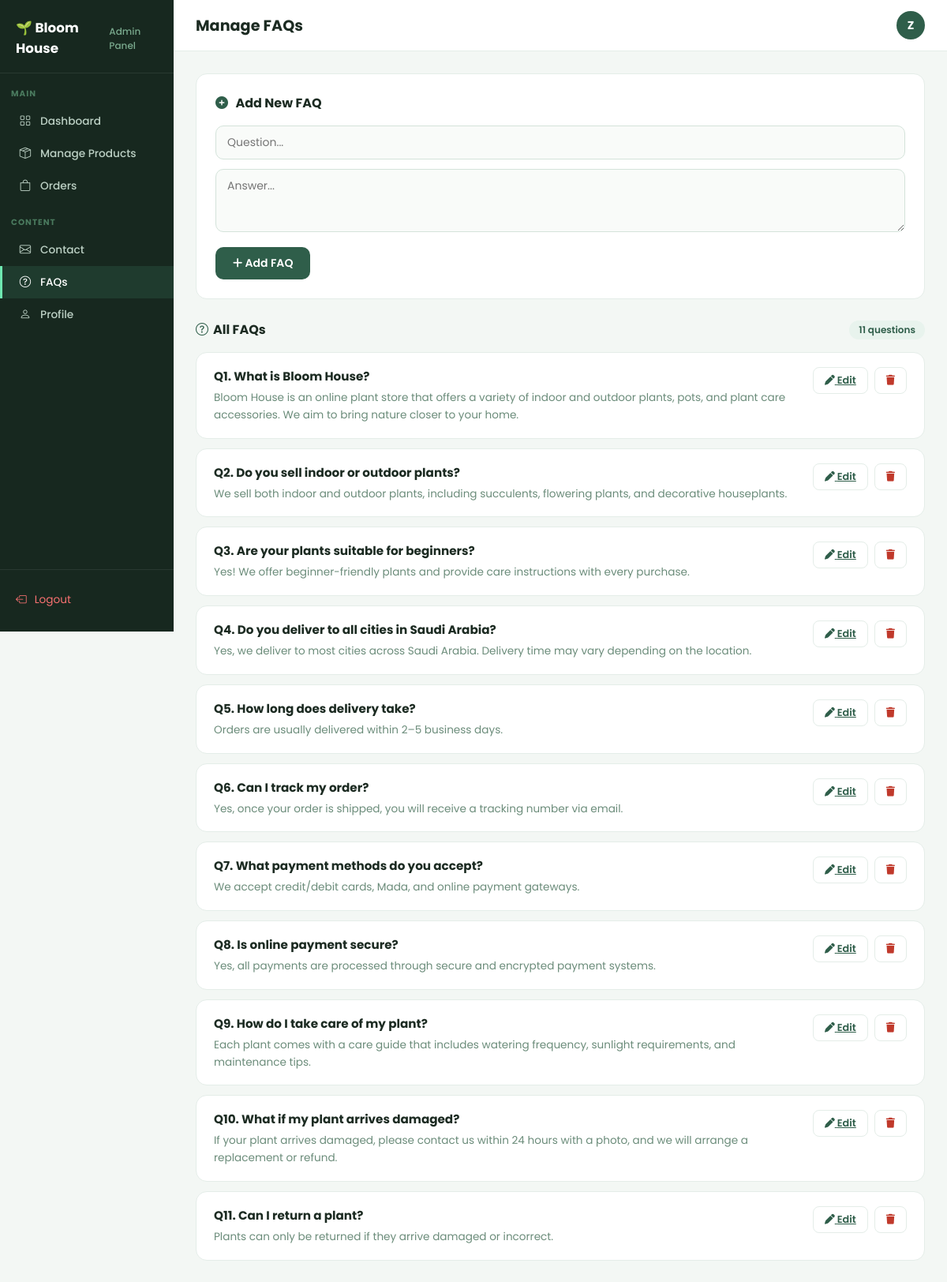
The app's page /admin-faq.php (signed in) with its own data.
### tables this page shows
CREATE TABLE `faqs` (
  `faq_id` int(11) NOT NULL,
  `question` varchar(255) NOT NULL,
  `answer` text NOT NULL,
  `created_at` datetime NOT NULL
);

### admin-faq.php (the view, shortened to what this page needs)
<?php
require_once 'db_connect.php';
$r = mysqli_query($conn, "SELECT full_name FROM admin WHERE admin_id=" . (int) $_SESSION['admin_id']);
if ($r && $a = mysqli_fetch_assoc($r)) {
    $adminLetter = strtoupper(substr(trim($a['full_name']), 0, 1));
}
$editFaq = null;
$faqs = [];
$res = mysqli_query($conn, "SELECT * FROM faqs ORDER BY faq_id ASC");
while ($row = mysqli_fetch_assoc($res))
    $faqs[] = $row;
?>
<!DOCTYPE html>
<html lang="en">
<head>
    <link rel="stylesheet" href="https://cdn.jsdelivr.net/npm/bootstrap-icons/font/bootstrap-icons.css">
    <link rel="stylesheet" href="https://cdnjs.cloudflare.com/ajax/libs/font-awesome/6.0.0-beta3/css/all.min.css">
    <link rel="stylesheet" href="css/manage-products.css">
    <link rel="stylesheet" href="css/admin-pages.css">
</head>
<body>
    <?php
    $adminPageTitle = 'Manage FAQs';
    $activePage = 'faq';
    include 'admin.php';
    ?>
    <div class="faq-form">
        <h3>
            <i class="fas <?= $editFaq ? 'fa-edit' : 'fa-plus-circle' ?>" style="color:#2f5e4a;margin-right:6px;"></i>
            <?= $editFaq ? 'Edit FAQ' : 'Add New FAQ' ?>
        </h3>
        <form method="POST" action="admin-faq.php">
            <input type="text" name="question" placeholder="Question..."
                value="<?= htmlspecialchars($editFaq['question'] ?? '') ?>" required maxlength="255">
            <textarea name="answer" placeholder="Answer..."
                required><?= htmlspecialchars($editFaq['answer'] ?? '') ?></textarea>
            <div style="display:flex;align-items:center;gap:10px;">
                <button type="submit" class="btn-add-faq">
                    <i class="fas <?= $editFaq ? 'fa-save' : 'fa-plus' ?>"></i>
                    <?= $editFaq ? 'Save Changes' : 'Add FAQ' ?>
                </button>
            </div>
        </form>
    </div>
    <div class="faq-list-head">
        <h3><i class="bi bi-question-circle" style="color:#2f5e4a;margin-right:6px;"></i>All FAQs</h3>
        <span class="count-badge"><?= count($faqs) ?> questions</span>
    </div>
    <div id="faq-list">
        <?php if (!empty($faqs)): ?>
            <?php foreach ($faqs as $i => $faq): ?>
                <div class="faq-row" id="faq-row-<?= $faq['faq_id'] ?>">
                    <div class="faq-content">
                        <div class="faq-q-text">Q<?= $i + 1 ?>. <?= htmlspecialchars($faq['question']) ?></div>
                        <div class="faq-a-text"><?= nl2br(htmlspecialchars($faq['answer'])) ?></div>
                    </div>
                    <div class="faq-row-actions">
                        <a href="admin-faq.php?edit=<?= $faq['faq_id'] ?>" class="btn-edit-faq">
                            <i class="fas fa-pen"></i> Edit
                        </a>
                        <button class="btn-del-faq" onclick="confirmDeleteFaq(<?= $faq['faq_id'] ?>)">
                            <i class="fas fa-trash"></i>
                        </button>
                    </div>
                </div>
            <?php endforeach; ?>
        <?php endif; ?>
    </div>
    </div>
    </div>
</body>
</html>

### admin.php (shortened to what this page needs)
<aside class="sidebar">
    <div class="sidebar-logo">
        <a href="index.php">🌱 Bloom House<span>Admin Panel</span></a>
    </div>
    <div class="sidebar-section">Main</div>
    <a href="admin-dashboard.php" class="sidebar-link <?php echo ($activePage === 'dashboard') ? 'active' : ''; ?>"><i class="bi bi-grid"></i> Dashboard</a>
    <a href="manage-products.php" class="sidebar-link <?php echo ($activePage === 'products') ? 'active' : ''; ?>"><i class="bi bi-box-seam"></i> Manage Products</a>
    <a href="manage-orders.php" class="sidebar-link <?php echo ($activePage === 'orders') ? 'active' : ''; ?>"><i class="bi bi-bag"></i> Orders</a>
    <div class="sidebar-section">Content</div>
    <a href="admin-contact.php" class="sidebar-link <?php echo ($activePage === 'contact') ? 'active' : ''; ?>"><i class="bi bi-envelope"></i> Contact</a>
    <a href="admin-faq.php" class="sidebar-link <?php echo ($activePage === 'faq') ? 'active' : ''; ?>"><i class="bi bi-question-circle"></i> FAQs</a>
    <a href="admin-profile.php" class="sidebar-link <?php echo ($activePage === 'profile') ? 'active' : ''; ?>"><i class="bi bi-person"></i> Profile</a>
    <div class="sidebar-bottom">
        <a href="admin-logout.php" class="sidebar-logout js-admin-logout"><i class="bi bi-box-arrow-left"></i> Logout</a>
    </div>
</aside>
<div class="main">
    <div class="topnav">
        <h1><?php echo htmlspecialchars($adminPageTitle); ?></h1>
        <div class="topnav-right">
            <a class="admin-avatar" href="admin-profile.php"><?php echo htmlspecialchars($adminLetter); ?></a>
        </div>
    </div>
    <div class="content">

### css/manage-products.css (style rules this page uses)
* { margin: 0; padding: 0; box-sizing: border-box; }
body { font-family: 'Poppins', sans-serif; background: #f3f7f4; color: #1c2b22; display: flex; min-height: 100vh; }
.sidebar { width: 220px; background: #17281f; color: #e0f0e8; display: flex; flex-direction: column; position: fixed; top: 0; left: 0; height: 100vh; z-index: 100; padding: 0 0 20px; }
.sidebar-logo { padding: 22px 20px 18px; border-bottom: 1px solid rgba(255, 255, 255, 0.08); }
.sidebar-logo a { text-decoration: none; color: #fff; font-weight: 700; font-size: 1.05rem; display: flex; align-items: center; gap: 8px; }
.sidebar-logo span { color: #7aaa8e; font-size: .75rem; font-weight: 500; display: block; margin-top: 2px; }
.sidebar-section { padding: 18px 14px 6px; font-size: .65rem; font-weight: 700; color: #4a7a5e; text-transform: uppercase; letter-spacing: 1px; }
.sidebar-link { display: flex; align-items: center; gap: 10px; padding: 10px 20px; color: #bcd0c4; text-decoration: none; font-size: .855rem; font-weight: 500; transition: all .22s; border-left: 3px solid transparent; }
.sidebar-link.active { background: rgba(47, 94, 74, 0.35); color: #fff; border-left-color: #6ee7b0; }
.sidebar-link i { width: 18px; text-align: center; font-size: .9rem; }
.sidebar-bottom { margin-top: auto; padding: 18px 14px 0; border-top: 1px solid rgba(255, 255, 255, 0.08); }
.sidebar-bottom a { display: flex; align-items: center; gap: 10px; color: #bcd0c4; text-decoration: none; font-size: .855rem; padding: 10px 6px; transition: color .22s; }
.sidebar-logout { color: #f87171 !important; }
.main { margin-left: 220px; flex: 1; display: flex; flex-direction: column; }
.topnav { background: #fff; border-bottom: 1px solid #e4ede8; padding: 14px 28px; display: flex; align-items: center; justify-content: space-between; position: sticky; top: 0; z-index: 50; }
.topnav h1 { font-size: 1.2rem; font-weight: 700; color: #1c2b22; }
.topnav-right { display: flex; align-items: center; gap: 14px; }
.admin-avatar { text-decoration: none; width: 36px; height: 36px; border-radius: 50%; background: #2f5e4a; color: #fff; display: flex; align-items: center; justify-content: center; font-weight: 700; font-size: .9rem; }
.content { padding: 28px; }

### css/admin-pages.css (style rules this page uses)
.faq-row { background: #fff; border: 1px solid #e4ede8; border-radius: 14px; padding: 18px 22px; margin-bottom: 12px; display: flex; align-items: flex-start; justify-content: space-between; gap: 16px; }
.faq-content { flex: 1; }
.faq-q-text { font-weight: 700; font-size: .95rem; color: #1c2b22; margin-bottom: 5px; }
.faq-a-text { font-size: .85rem; color: #6b8c7a; line-height: 1.6; }
.faq-row-actions { display: flex; gap: 8px; flex-shrink: 0; }
.btn-edit-faq { padding: 7px 14px; border-radius: 8px; border: 1.5px solid #e4ede8; background: #fff; color: #2f5e4a; font-size: .8rem; font-weight: 600; cursor: pointer; font-family: 'Poppins', sans-serif; }
.btn-del-faq { padding: 7px 14px; border-radius: 8px; border: 1.5px solid #e4ede8; background: #fff; color: #c0392b; font-size: .8rem; font-weight: 600; cursor: pointer; font-family: 'Poppins', sans-serif; }
.faq-form { background: #fff; border: 1px solid #e4ede8; border-radius: 14px; padding: 24px; margin-bottom: 26px; }
.faq-form h3 { font-size: 1rem; font-weight: 700; margin-bottom: 16px; color: #1c2b22; }
.faq-form textarea, .faq-form input { width: 100%; padding: 10px 14px; border: 1.5px solid #d4e3da; border-radius: 10px; font-size: .875rem; font-family: 'Poppins', sans-serif; color: #1c2b22; background: #f9fbf9; outline: none; margin-bottom: 12px; }
.faq-form textarea { min-height: 80px; resize: vertical; }
.btn-add-faq { padding: 10px 22px; border-radius: 10px; border: none; background: #2f5e4a; color: #fff; font-size: .875rem; font-weight: 600; cursor: pointer; font-family: 'Poppins', sans-serif; }

### admin-faq.php (style rules this page uses)
.faq-list-head { display: flex; align-items: center; justify-content: space-between; margin-bottom: 16px; }
.faq-list-head h3 { font-size: 1rem; font-weight: 700; color: #1c2b22; }
.count-badge { background: #e8f3ed; color: #2f5e4a; font-size: .75rem; font-weight: 600; padding: 3px 12px; border-radius: 20px; }

### records on screen
faqs: question "What is Bloom House?", answer "Bloom House is an online plant store that offers a variety of indoor and outdoor plants, pots, and plant care accessories. We aim to bring nature closer to your home."
faqs: question "Do you sell indoor or outdoor plants?", answer "We sell both indoor and outdoor plants, including succulents, flowering plants, and decorative houseplants."
faqs: question "Are your plants suitable for beginners?", answer "Yes! We offer beginner-friendly plants and provide care instructions with every purchase."
faqs: question "Do you deliver to all cities in Saudi Arabia?", answer "Yes, we deliver to most cities across Saudi Arabia. Delivery time may vary depending on the location."
faqs: question "How long does delivery take?", answer "Orders are usually delivered within 2–5 business days."
faqs: question "Can I track my order?", answer "Yes, once your order is shipped, you will receive a tracking number via email."
faqs: question "What payment methods do you accept?", answer "We accept credit/debit cards, Mada, and online payment gateways."
faqs: question "Is online payment secure?", answer "Yes, all payments are processed through secure and encrypted payment systems."
faqs: question "How do I take care of my plant?", answer "Each plant comes with a care guide that includes watering frequency, sunlight requirements, and maintenance tips."
faqs: question "What if my plant arrives damaged?", answer "If your plant arrives damaged, please contact us within 24 hours with a photo, and we will arrange a replacement or refund."
faqs: question "Can I return a plant?", answer "Plants can only be returned if they arrive damaged or incorrect."

### other values on screen
$adminPageTitle "Manage FAQs"
$adminLetter "Z"
count($faqs) "11"
